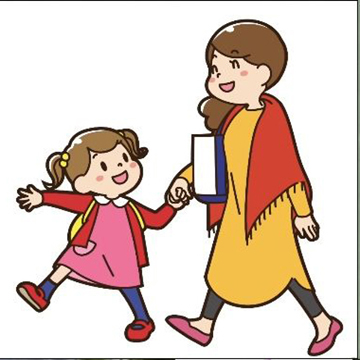
#> input picture gbr1.jpg, 360 x 360 px
$ python 'IdealLowpassFilter&ButterworthLowpassFilter.py'
#> lines starting #> are read from the running program, lines starting #| are printed output that depends on the picture; after the words box and inside, x2 and y2 are one past the last pixel; in counts of white or black regions, pixels touching at a corner belong together
import cv2
import numpy as np
from matplotlib import pyplot as plt

# membaca gambar
img = cv2.imread('gbr1.jpg', 0)
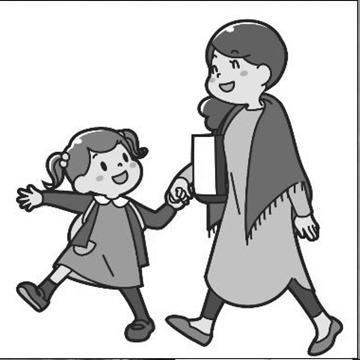
#> img: shape (360, 360); min 7, max 255, mean 207.4

# melakukan FFT pada citra
f = np.fft.fft2(img)
fshift = np.fft.fftshift(f)

# Filter Ideal Lowpass
rows, cols = img.shape
#> rows = 360; cols = 360
crow, ccol = rows // 2, cols // 2
#> crow = 180; ccol = 180

# membuat mask dengan nilai nol di tengah dan nilai satu di bagian lain
mask = np.zeros((rows, cols), np.uint8)
r = 80  # radius lingkaran
cv2.circle(mask, (ccol, crow), r, 1, -1)
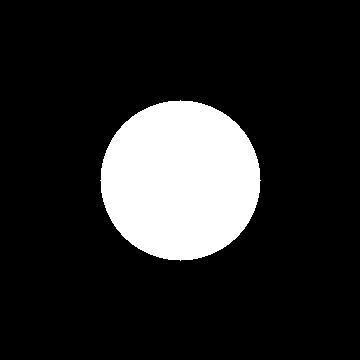
#> mask: shape (360, 360); values 0 (black) and 1 (white), 15.5% white; 1 white region, box (x1, y1, x2, y2) and area: (100, 100, 261, 261) 20081

# menerapkan mask dan melakukan IFFT
fshift_ILP = fshift * mask
f_ILP = np.fft.ifftshift(fshift_ILP)
img_ILP = np.real(np.fft.ifft2(f_ILP))
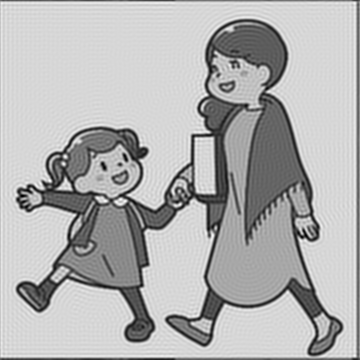
#> img_ILP: shape (360, 360) float64; min -22.07, max 306.5, mean 207.4; drawn with min black and max white

# Filter Butterworth Lowpass
D0 = 80  # frekuensi cutoff
n = 2  # orde filter

# membuat filter Butterworth dengan frekuensi potong D0 dan orde n
butterworth_lp = np.zeros((rows, cols))
for i in range(rows):
    for j in range(cols):
        distance = np.sqrt((i - crow) ** 2 + (j - ccol) ** 2)
        butterworth_lp[i, j] = 1 / (1 + (distance / D0) ** (2 * n))
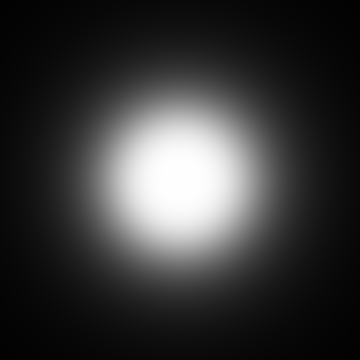
#> butterworth_lp: shape (360, 360) float64; min 0.00966, max 1, mean 0.219

# menerapkan filter dan melakukan IFFT
fshift_BLP = fshift * butterworth_lp
f_BLP = np.fft.ifftshift(fshift_BLP)
img_BLP = np.real(np.fft.ifft2(f_BLP))
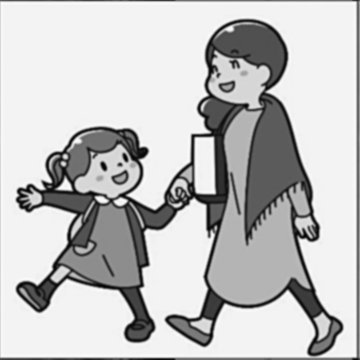
#> img_BLP: shape (360, 360) float64; min 19.54, max 265.9, mean 207.4; drawn with min black and max white

# tampilkan gambar
plt.subplot(2, 2, 1), plt.imshow(img, cmap='gray')
plt.title('Original Image'), plt.xticks([]), plt.yticks([])
plt.subplot(2, 2, 2), plt.imshow(np.log(1 + np.abs(fshift)), cmap='gray')
plt.title('Magnitude Spectrum'), plt.xticks([]), plt.yticks([])
plt.subplot(2, 2, 3), plt.imshow(img_ILP, cmap='gray')
plt.title('Ideal Lowpass Filter'), plt.xticks([]), plt.yticks([])
plt.subplot(2, 2, 4), plt.imshow(img_BLP, cmap='gray')
plt.title('Butterworth Lowpass Filter'), plt.xticks([]), plt.yticks([])
plt.show()
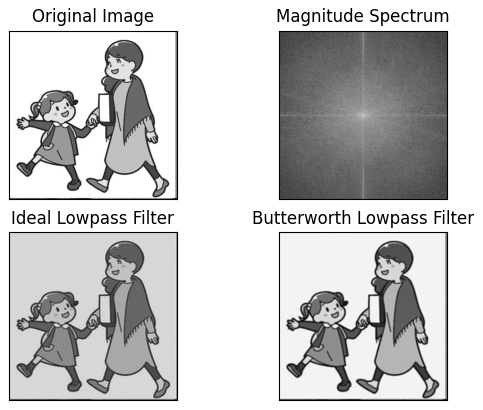
#> figure drawn by matplotlib, 4 panels
